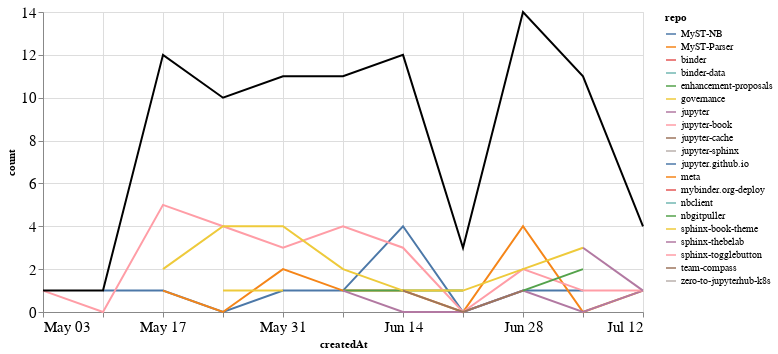

Notebook source saved alongside this figure:
### Markdown cell above
## PRs

### Code cell
prs_time = prs.groupby('repo').resample('W', on='createdAt').count()['author'].reset_index()
prs_time = prs_time.rename(columns={'author': 'count'})
prs_time_total = prs_time.groupby('createdAt').agg({"count": "sum"}).reset_index()

ch1 = alt.Chart(prs_time, width=600).mark_line().encode(
    x='createdAt',
    y='count',
    color='repo',
    tooltip="repo"
)

ch2 = alt.Chart(prs_time_total, width=600).mark_line(color="black").encode(
    x='createdAt',
    y='count',
)

ch1 + ch2

### Figure 1 — Vega-Lite specification as saved in the notebook (floating-point values rounded to 4 significant figures)
{"config": {"axisLeft": {"labelFontSize": 15}, "axisBottom": {"labelFontSize": 15}}, "layer": [{"data": {"name": "data-b7632e91903110bec72434c5f134a0ff"}, "mark": "line", "encoding": {"color": {"type": "nominal", "field": "repo"}, "tooltip": {"type": "nominal", "field": "repo"}, "x": {"type": "temporal", "field": "createdAt"}, "y": {"type": "quantitative", "field": "count"}}, "width": 600}, {"data": {"name": "data-1a7e25934a3f58fbb3817fc3565a35d3"}, "mark": {"type": "line", "color": "black"}, "encoding": {"x": {"type": "temporal", "field": "createdAt"}, "y": {"type": "quantitative", "field": "count"}}, "width": 600}], "$schema": "https://vega.github.io/schema/vega-lite/v4.8.1.json", "datasets": {"data-b7632e91903110bec72434c5f134a0ff": [{"repo": "MyST-NB", "createdAt": "2020-05-10T00:00:00", "count": 1}, {"repo": "MyST-NB", "createdAt": "2020-05-17T00:00:00", "count": 1}, {"repo": "MyST-NB", "createdAt": "2020-05-24T00:00:00", "count": 0}, {"repo": "MyST-NB", "createdAt": "2020-05-31T00:00:00", "count": 1}, {"repo": "MyST-NB", "createdAt": "2020-06-07T00:00:00", "count": 1}, {"repo": "MyST-NB", "createdAt": "2020-06-14T00:00:00", "count": 4}, {"repo": "MyST-NB", "createdAt": "2020-06-21T00:00:00", "count": 0}, {"repo": "MyST-NB", "createdAt": "2020-06-28T00:00:00", "count": 1}, {"repo": "MyST-NB", "createdAt": "2020-07-05T00:00:00", "count": 1}, {"repo": "MyST-Parser", "createdAt": "2020-05-17T00:00:00", "count": 1}, {"repo": "MyST-Parser", "createdAt": "2020-05-24T00:00:00", "count": 0}, {"repo": "MyST-Parser", "createdAt": "2020-05-31T00:00:00", "count": 2}, {"repo": "MyST-Parser", "createdAt": "2020-06-07T00:00:00", "count": 1}, {"repo": "MyST-Parser", "createdAt": "2020-06-14T00:00:00", "count": 1}, {"repo": "MyST-Parser", "createdAt": "2020-06-21T00:00:00", "count": 0}, {"repo": "MyST-Parser", "createdAt": "2020-06-28T00:00:00", "count": 4}, {"repo": "MyST-Parser", "createdAt": "2020-07-05T00:00:00", "count": 0}, {"repo": "MyST-Parser", "createdAt": "2020-07-12T00:00:00", "count": 1}, {"repo": "binder", "createdAt": "2020-06-28T00:00:00", "count": 1}, {"repo": "binder-data", "createdAt": "2020-06-21T00:00:00", "count": 1}, {"repo": "enhancement-proposals", "createdAt": "2020-06-07T00:00:00", "count": 1}, {"repo": "enhancement-proposals", "createdAt": "2020-06-14T00:00:00", "count": 1}, {"repo": "enhancement-proposals", "createdAt": "2020-06-21T00:00:00", "count": 1}, {"repo": "governance", "createdAt": "2020-05-24T00:00:00", "count": 1}, {"repo": "governance", "createdAt": "2020-05-31T00:00:00", "count": 1}, {"repo": "jupyter", "createdAt": "2020-06-07T00:00:00", "count": 1}, {"repo": "jupyter", "createdAt": "2020-06-14T00:00:00", "count": 0}, {"repo": "jupyter", "createdAt": "2020-06-21T00:00:00", "count": 0}, {"repo": "jupyter", "createdAt": "2020-06-28T00:00:00", "count": 1}, {"repo": "jupyter", "createdAt": "2020-07-05T00:00:00", "count": 0}, {"repo": "jupyter", "createdAt": "2020-07-12T00:00:00", "count": 1}, {"repo": "jupyter-book", "createdAt": "2020-05-03T00:00:00", "count": 1}, {"repo": "jupyter-book", "createdAt": "2020-05-10T00:00:00", "count": 0}, {"repo": "jupyter-book", "createdAt": "2020-05-17T00:00:00", "count": 5}, {"repo": "jupyter-book", "createdAt": "2020-05-24T00:00:00", "count": 4}, {"repo": "jupyter-book", "createdAt": "2020-05-31T00:00:00", "count": 3}, {"repo": "jupyter-book", "createdAt": "2020-06-07T00:00:00", "count": 4}, {"repo": "jupyter-book", "createdAt": "2020-06-14T00:00:00", "count": 3}, {"repo": "jupyter-book", "createdAt": "2020-06-21T00:00:00", "count": 0}, {"repo": "jupyter-book", "createdAt": "2020-06-28T00:00:00", "count": 2}, {"repo": "jupyter-book", "createdAt": "2020-07-05T00:00:00", "count": 1}, {"repo": "jupyter-book", "createdAt": "2020-07-12T00:00:00", "count": 1}, {"repo": "jupyter-cache", "createdAt": "2020-05-17T00:00:00", "count": 1}, {"repo": "jupyter-sphinx", "createdAt": "2020-06-28T00:00:00", "count": 1}, {"repo": "jupyter.github.io", "createdAt": "2020-05-17T00:00:00", "count": 1}, {"repo": "meta", "createdAt": "2020-06-07T00:00:00", "count": 1}, {"repo": "mybinder.org-deploy", "createdAt": "2020-05-24T00:00:00", "count": 1}, {"repo": "nbclient", "createdAt": "2020-05-17T00:00:00", "count": 1}, {"repo": "nbgitpuller", "createdAt": "2020-06-28T00:00:00", "count": 1}, {"repo": "nbgitpuller", "createdAt": "2020-07-05T00:00:00", "count": 2}, {"repo": "sphinx-book-theme", "createdAt": "2020-05-17T00:00:00", "count": 2}, {"repo": "sphinx-book-theme", "createdAt": "2020-05-24T00:00:00", "count": 4}, {"repo": "sphinx-book-theme", "createdAt": "2020-05-31T00:00:00", "count": 4}, {"repo": "sphinx-book-theme", "createdAt": "2020-06-07T00:00:00", "count": 2}, {"repo": "sphinx-book-theme", "createdAt": "2020-06-14T00:00:00", "count": 1}, {"repo": "sphinx-book-theme", "createdAt": "2020-06-21T00:00:00", "count": 1}, {"repo": "sphinx-book-theme", "createdAt": "2020-06-28T00:00:00", "count": 2}, {"repo": "sphinx-book-theme", "createdAt": "2020-07-05T00:00:00", "count": 3}, {"repo": "sphinx-thebelab", "createdAt": "2020-07-05T00:00:00", "count": 3}, {"repo": "sphinx-thebelab", "createdAt": "2020-07-12T00:00:00", "count": 1}, {"repo": "sphinx-togglebutton", "createdAt": "2020-06-14T00:00:00", "count": 1}, {"repo": "team-compass", "createdAt": "2020-06-14T00:00:00", "count": 1}, {"repo": "team-compass", "createdAt": "2020-06-21T00:00:00", "count": 0}, {"repo": "team-compass", "createdAt": "2020-06-28T00:00:00", "count": 1}, {"repo": "zero-to-jupyterhub-k8s", "createdAt": "2020-07-05T00:00:00", "count": 1}], "data-1a7e25934a3f58fbb3817fc3565a35d3": [{"createdAt": "2020-05-03T00:00:00", "count": 1}, {"createdAt": "2020-05-10T00:00:00", "count": 1}, {"createdAt": "2020-05-17T00:00:00", "count": 12}, {"createdAt": "2020-05-24T00:00:00", "count": 10}, {"createdAt": "2020-05-31T00:00:00", "count": 11}, {"createdAt": "2020-06-07T00:00:00", "count": 11}, {"createdAt": "2020-06-14T00:00:00", "count": 12}, {"createdAt": "2020-06-21T00:00:00", "count": 3}, {"createdAt": "2020-06-28T00:00:00", "count": 14}, {"createdAt": "2020-07-05T00:00:00", "count": 11}, {"createdAt": "2020-07-12T00:00:00", "count": 4}]}}
